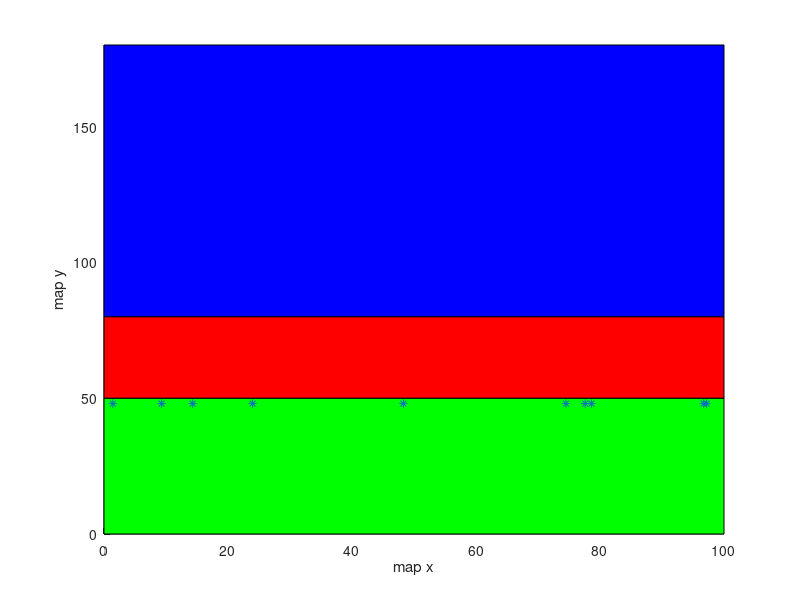

Write the MATLAB code that produced this figure. (Note: this script raises an error after producing the figure.)
close all
clear all

%define geofence
aveTime = 0.5;
aveVuav = 9.5;
aveVwind = 0;
aveEgps = 0;
aveDea = 5.865;
ll1 = (aveVuav+aveVwind)*aveTime + aveEgps;
ll2 = 0.5*(aveVuav+aveVwind)^2/aveDea;
nn=1;
xx=100;
yy=50;
%geofence = (aveVuav+aveVwind)*aveTime + aveEgps + 0.5*(aveVuav+aveVwind)^2/aveDea;
% figure(1)
% patch([0 0 xx xx],[0 yy yy 0],'g');
% hold on
% patch([0 0 xx xx],[yy yy+nn*ll1 yy+nn*ll1 50],'y');
% hold on
% patch([0 0 xx xx],[yy+nn*ll1 yy+nn*geofence yy+nn*geofence yy+nn*ll1],'r');
% hold on
% patch([0 0 xx xx],[yy+nn*geofence yy+nn*geofence+100 yy+nn*geofence+100 yy+nn*geofence],'b');
% hold on
geofence1=30;
figure(1)
patch([0 0 xx xx],[0 yy yy 0],'g');
hold on
patch([0 0 xx xx],[yy yy+geofence1 yy+geofence1 yy],'r');
hold on
 patch([0 0 xx xx],[yy+geofence1 yy+geofence1+100 yy+geofence1+100 yy+geofence1],'b');


%uav velocity logN
% m = 16.5;
% v = 4.6;
% mu = log((m^2)/sqrt(v+m^2));
% sigma = sqrt(log(v/(m^2)+1));
vvv=[8.9 20 18 24.6 17.9 18 10.3 15.6 13.8 17.9].';
parmhat = lognfit(vvv);
%uav deA logN
m2 = 8;
v2 = 2;
mu2 = log((m2^2)/sqrt(v2+m2^2));
sigma2 = sqrt(log(v2/(m2^2)+1));
NN = 10;
dd = zeros(1,NN);
l1 = zeros(1,NN);
l2 = zeros(1,NN);
p0 = zeros(2,NN);
pp = p0;
time = zeros(1,NN);
vWind = zeros(1,NN);
vUAV = zeros(1,NN);
deA = zeros(1,NN);
vwind0 = zeros(1,2);
for i = 1:NN
%GPS updating frequency   time: uniform
    time(i) = 2*rand(1);
%wind velocity weibull 2.86,2.2
    vwind0(1)=wblrnd(2.86,2.2,1,1);
    vwind0(2)=-vwind0(1);
    vWind(i) = vwind0(randi([1 2]));
    %-10+20*rand(1);
%UAV velocity  ??? mu,sigma
    vUAV(i) = lognrnd(parmhat(1),parmhat(2),1,1);
%GPS error: Norm()
    epGPS(i) = -7.38+14.76*rand(1);
% controllable safe distance(deA: logN)  l1
    deA(i) = 3.2+5.33*rand(1);%lognrnd(mu2,sigma2,1,1);
    l1(i) = (vUAV(i) + vWind(i))^2/2/deA(i);
% error distance l2
    l2(i) = (vUAV(i) + vWind(i))*time(i) + epGPS(i);
%geofence
    dd(i) = l1(i) + l2(i);
%flight
    p0(1,i) = xx*rand(1);
    pp(1,i) = p0(1,i);
    p0(2,i) = 48; %yy*rand(1);
    pp(2,i) = p0(2,i)+(fix((yy-p0(2,i))/(vUAV(i) + vWind(i))/time(i))+1)*(l2(i)-epGPS(i))+epGPS(i)+l1(i);
  
end
%     Y = geofence+yy+100;
% N = round(Y/(vWind + vUAV)+(vWind + vUAV)/deA);
% pp = zeros(2, N);
% pp(1,1:end) = p0(1);
% pp(2,1) = p0(2);
% ttt= (vUAV + vWind)/deA;
% for i = 1:length(pp)-1
%     if pp(2,i) < 100
%         pp(2,i+1) = pp(2,i) + (vUAV + vWind)*time + epGPS;
%     else
%         if vUAV > 0 && vUAV - deA*time >=0
%             pp(2,i+1) = pp(2,i) + (vUAV + vWind)*time - 0.5*deA*time^2 + epGPS;
%             vUAV = vUAV - deA*time
%         else
%             if vUAV > 0 && vUAV - deA*time <0
%                 pp(2,i+1) = pp(2,i) + (vUAV + vWind)^2/2/deA + epGPS;
%                 break;
%             end
%         end        
%     end
%     if pp(2,i+1) >= geofence+yy
%         %pp(2,i+1) = 0;
%         break;
%     end
% end

xlabel('map x')
ylabel('map y')
%axis([0 100 0 yy+nn*geofence+100])
axis([0 100 0 yy+geofence1+100])
% aa(1:NN) = 50;
scatter(p0(1,:),p0(2,:),'*');
hold on
scatter(pp(1,:),pp(2,:),'o','y');

figure(2)
% xxx = unique(dd);
% p = histc(dd,xxx)/numel(dd);
% bar(xxx,p)
[a,b]=hist(dd,40);
bar(b,a/NN);
a/NN
b
% scatter(1:NN,pp(2,:))
% xlim([0,yy])
% ylim([0,Y])

% aa(1:100)=yy;
% plot(1:100, aa)
% hold on 
% bb(1:100)=geofence+yy;
% plot(1:100, bb)
% hold on
% plot(pp(1, 1:i+1), pp(2, 1:i+1))

        